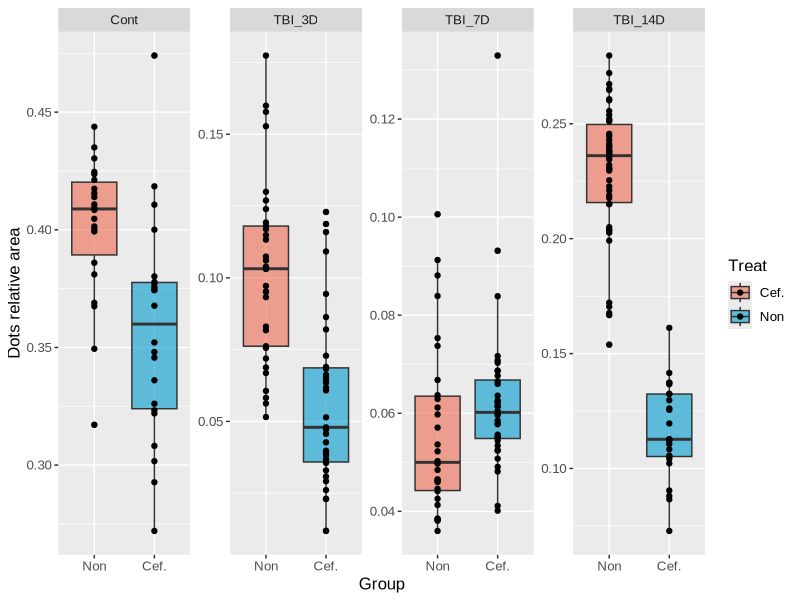
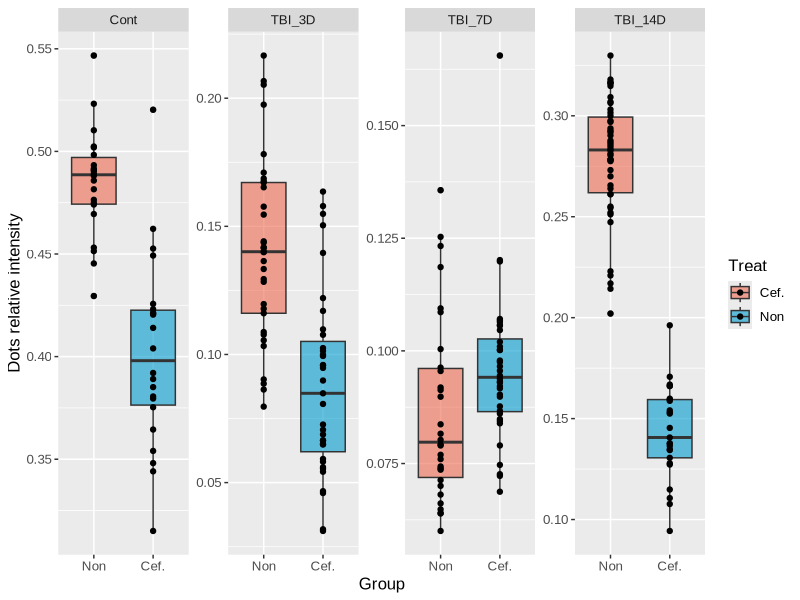

Reproduce these figures in R, in order. (Note: this script raises an error after producing the figures.)
# GLT in neurons 
#
# COLUMNS FROM PLUGIN
# cell_row = [glt_img.name,                        # id
#             group,                               # group
#             a_region.label,                      # cell_num
#             one_cell_area,                       # cell_area
#             one_dot_num,                         # dot_num
#             one_dot_area,                        # dot_area  це сумарна площа на один астроцит, тобто це не можна використати як параметр окремої точки
#             round(one_dot_rel_area, 3),          # dot_rel_area
#             one_dot_sum_int,                     # dot_sum_int
#             int(one_dot_mean_int),               # dot_mean_int
#             int(one_dot_sum_int / one_dot_num),  # dot_men_int_per_dot
#             int(one_dot_mean_int_dens)]          # dot_mean_int_dens


library(dplyr)
library(tidyr)
library(purrr)
library(readr)
library(rstatix)
library(forcats)
library(gridExtra)
library(ggplot2)
library(ggpubr)
library(cowplot)
library(ggsci)


setwd('/home/wisstock/bio_note/projects/PhD/9_2024_GLT_in_TBI/exp/2025_11_3_glt_in_nuen')

df <- read.csv('df_NeuN.csv') %>%
  mutate_if(is.character, as.factor) %>%
  mutate(group = factor(group, levels = c('Cont', 'TBI_3D', 'TBI_7D', 'TBI_14D')))

df.med <- df %>%
  select(group, treat, relative_area, relative_intensity) %>%
  group_by(group, treat) %>%
  mutate(med_rel_area = median(relative_area),
         med_rel_int = median(relative_intensity)) %>%
  select(-relative_area, -relative_intensity) %>%
  distinct() %>%
  ungroup()

df.summary <- df %>%
  group_by(treat, group) %>%
  summarise(rel_area_median = median(relative_area),
            rel_area_iqr = IQR(relative_area),
            rel_intensity_median = median(relative_intensity),
            rel_intensity_iqr = IQR(relative_intensity),
            slices = n())
write_csv(df.summary, 'summary_neun_tbi_groups.csv')
remove(df.summary)


# plots settings
font.size <- 12  # 19
font.fam <- 'Arial'
box.alpha <- 0.6

cef.color <- 'coral2' 
non.color <- 'deepskyblue3' 

##### FOV PLOTS #####

boxplot_fov_rel_area <- ggplot(data = df,
                               aes(x = treat, y = relative_area, fill = treat)) +
  geom_boxplot(alpha = box.alpha) +
  geom_point() +
  scale_fill_manual(name = "Treat",
                    labels = c("Cef.", "Non"),
                    values = c('cef' = cef.color, 'none' = non.color)) +
  scale_x_discrete(labels = c('Non', 'Cef.')) +
  labs(x = 'Group',
       y = 'Dots relative area') +
  theme(text=element_text(size = font.size, family = font.fam),) +
  facet_wrap(~group, ncol = 4, scale = 'free')

boxplot_fov_rel_area
save_plot('boxplot_fov_rel_area.png', boxplot_fov_rel_area,
          base_width = 7.5, base_height = 5, dpi = 300)  # set up plot aspect ratio here


boxplot_fov_rel_int <- ggplot(data = df,
                               aes(x = treat, y = relative_intensity, fill = treat)) +
  geom_boxplot(alpha = box.alpha) +
  geom_point() +
  scale_fill_manual(name = "Treat",
                    labels = c("Cef.", "Non"),
                    values = c('cef' = cef.color, 'none' = non.color)) +
  scale_x_discrete(labels = c('Non', 'Cef.')) +
  labs(x = 'Group',
       y = 'Dots relative intensity') +
  theme(text=element_text(size = font.size, family = font.fam),) +
  facet_wrap(~group, ncol = 4, scale = 'free')

boxplot_fov_rel_int
save_plot('boxplot_fov_rel_int.png', boxplot_fov_rel_int,
          base_width = 7.5, base_height = 5, dpi = 300)  # set up plot aspect ratio here


##### GROUP STAT #####
df %>% filter(group != 'Cont') %>%
  group_by(group) %>%
  wilcox_test(relative_area ~ treat) %>%
  add_significance()

df %>% filter(group != 'Cont') %>%
  group_by(group) %>%
  wilcox_test(relative_intensity ~ treat) %>%
  add_significance()


##### CTRL REL AREA #####
boxplot_ctrl_rel_area <- ggplot(data = df %>% filter(group == 'Cont'),
       aes(x = fct_relevel(treat, 'none', 'cef'), y = relative_area)) +
  geom_boxplot(aes(fill = treat), , alpha = box.alpha) +
  geom_point(aes(group = treat)) + 
  stat_pvalue_manual(data = ctrl_rel_area_stat, size = font.size-6) +
  scale_fill_manual(name = "Treat",
                    labels = c("Cef.", "Non"),
                    values = c('cef' = cef.color, 'none' = non.color)) +
  scale_x_discrete(labels = c('Non', 'Cef.')) +
  labs(x = 'Control group', y = 'Dots relative area') +
  theme(text=element_text(size = font.size, family = font.fam),
        legend.position = 'None')

boxplot_ctrl_rel_area
save_plot('boxplot_ctrl_rel_area.png', boxplot_ctrl_rel_area,
          base_width = 3.5, base_height = 5, dpi = 300)  # set up plot aspect ratio here
remove(boxplot_ctrl_rel_area, ctrl_rel_area_stat)

##### REL AREA #####


plot_relative_area <- ggplot(data = df %>% filter(group != 'Cont'),
       aes(x = group, y = relative_area,
           color = treat, group = treat)) +
  geom_hline(yintercept = 0.36, linetype = 'dashed') +
  stat_summary(fun = median,
               geom = 'line', size = 1.25) +
  stat_summary(fun = median,
               geom = 'point', size = 2.5) +
  stat_summary(fun.min = function(z) { quantile(z,0.25) },
               fun.max = function(z) { quantile(z,0.75) },
               fun = median,
               geom = 'errorbar', width = .1, size = 0.75) +
  scale_color_manual(name = "Treat",
                     labels = c("Cef.", "Non"),
                     values = c('cef' = cef.color, 'none' = non.color)) +
  scale_x_discrete(labels = c('3d afrer TBI', '7d afrer TBI', '14d afrer TBI')) +
  labs(x = 'Group', y = 'Dots relative area') +
  theme(text=element_text(size = font.size, family = font.fam))

plot_relative_area
save_plot('plot_relative_area.png', plot_relative_area,
          base_width = 4.5, base_height = 5, dpi = 300)  # set up plot aspect ratio here


##### CTRL REL INT #####
ctrl_rel_int_stat <- df %>% filter(group == 'Cont') %>%
  distinct() %>%
  wilcox_test(relative_intensity ~ treat) %>%
  add_significance() %>%
  add_xy_position()

boxplot_ctrl_rel_int <- ggplot(data = df %>% filter(group == 'Cont'),
                                aes(x = fct_relevel(treat, 'none', 'cef'), y = relative_intensity)) +
  geom_boxplot(aes(fill = treat), , alpha = box.alpha) +
  geom_point(aes(group = treat)) + 
  stat_pvalue_manual(data = ctrl_rel_int_stat, size = font.size-6) +
  scale_fill_manual(name = "Treat",
                    labels = c("Cef.", "Non"),
                    values = c('cef' = cef.color, 'none' = non.color)) +
  scale_x_discrete(labels = c('Non', 'Cef.')) +
  labs(x = 'Control group', y = 'Dots relative intensity') +
  theme(text=element_text(size = font.size, family = font.fam),
        legend.position = 'None')

boxplot_ctrl_rel_int
save_plot('boxplot_ctrl_rel_int.png', boxplot_ctrl_rel_int,
          base_width = 3.5, base_height = 5, dpi = 300)  # set up plot aspect ratio here
remove(boxplot_ctrl_rel_int, ctrl_rel_int_stat)


##### REL INT #####
plot_relative_int <- ggplot(data = df %>% filter(group != 'Cont'),
       aes(x = group, y = relative_intensity,
           color = treat, group = treat)) +
  geom_hline(yintercept = 0.4, linetype = 'dashed') +
  stat_summary(fun = median,
               geom = 'line', size = 1.25) +
  stat_summary(fun = median,
               geom = 'point', size = 2.5) +
  stat_summary(fun.min = function(z) { quantile(z,0.25) },
               fun.max = function(z) { quantile(z,0.75) },
               fun = median,
               geom = 'errorbar', width = .1, size = 0.75) +
  scale_color_manual(name = "Treat",
                     labels = c("Cef.", "Non"),
                     values = c('cef' = cef.color, 'none' = non.color)) +
  scale_x_discrete(labels = c('3d afrer TBI', '7d afrer TBI', '14d afrer TBI')) +
  labs(x = 'Group', y = 'Dots relative intensity') +
  theme(text=element_text(size = font.size, family = font.fam))

plot_relative_int
save_plot('plot_relative_int.png', plot_relative_int,
          base_width = 4.5, base_height = 5, dpi = 300)  # set up plot aspect ratio here
